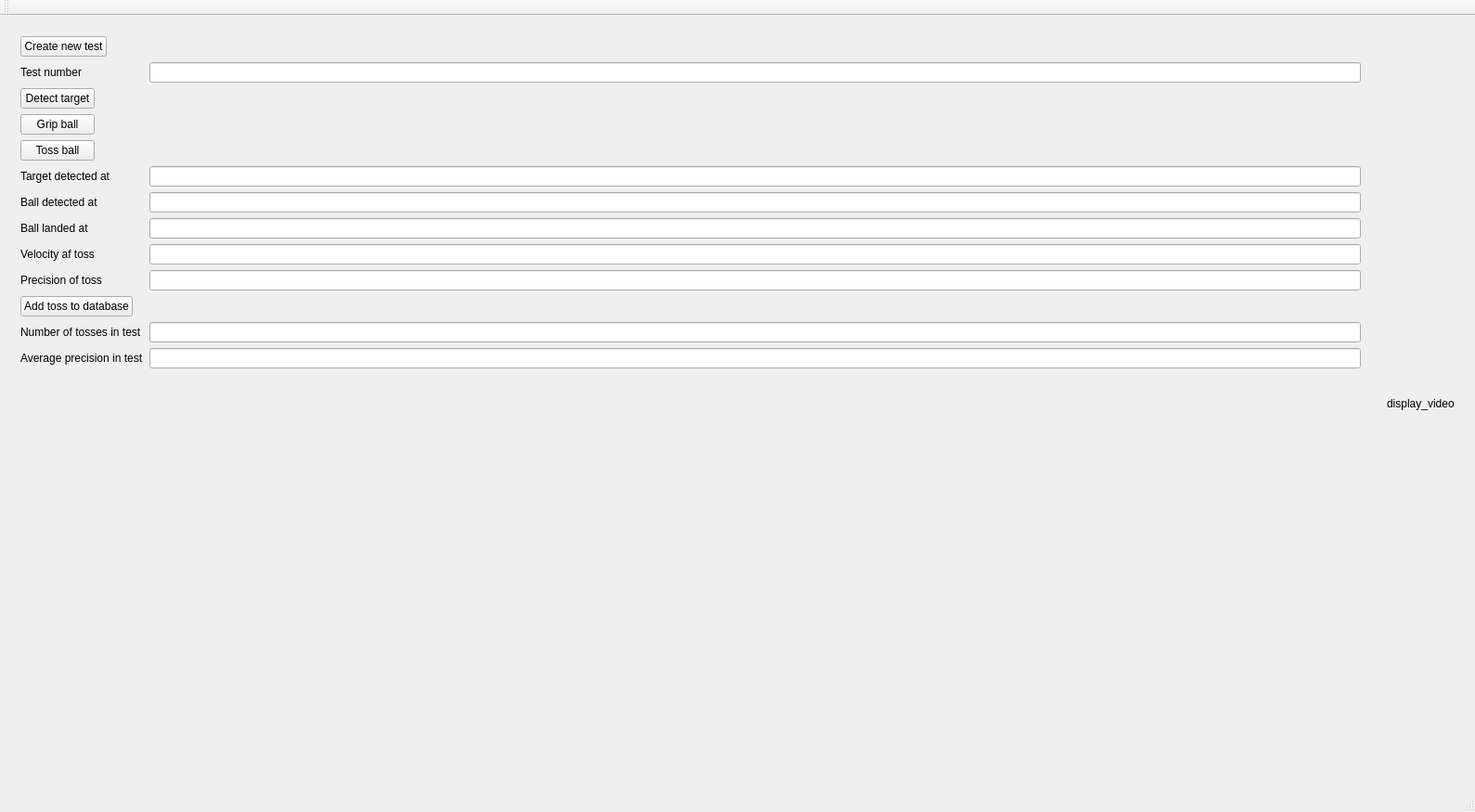
<?xml version="1.0" encoding="UTF-8"?>
<ui version="4.0">
 <class>MainWindow</class>
 <widget class="QMainWindow" name="MainWindow">
  <property name="geometry">
   <rect>
    <x>0</x>
    <y>0</y>
    <width>1589</width>
    <height>875</height>
   </rect>
  </property>
  <property name="windowTitle">
   <string>MainWindow</string>
  </property>
  <widget class="QWidget" name="centralWidget">
   <layout class="QHBoxLayout" name="horizontalLayout">
    <item>
     <widget class="QWidget" name="widget" native="true">
      <layout class="QFormLayout" name="formLayout">
       <item row="0" column="0">
        <widget class="QPushButton" name="pbCreateNewTest">
         <property name="text">
          <string>Create new test</string>
         </property>
        </widget>
       </item>
       <item row="1" column="0">
        <widget class="QLabel" name="label_7">
         <property name="text">
          <string>Test number</string>
         </property>
        </widget>
       </item>
       <item row="1" column="1">
        <widget class="QLineEdit" name="leTestNumber"/>
       </item>
       <item row="5" column="0">
        <widget class="QPushButton" name="pbGripBall">
         <property name="text">
          <string>Grip ball</string>
         </property>
        </widget>
       </item>
       <item row="11" column="0">
        <widget class="QLabel" name="label_6">
         <property name="text">
          <string>Target detected at</string>
         </property>
        </widget>
       </item>
       <item row="11" column="1">
        <widget class="QLineEdit" name="leTargetDetected"/>
       </item>
       <item row="12" column="0">
        <widget class="QLabel" name="label">
         <property name="text">
          <string>Ball detected at</string>
         </property>
        </widget>
       </item>
       <item row="13" column="0">
        <widget class="QLabel" name="label_2">
         <property name="text">
          <string>Ball landed at</string>
         </property>
        </widget>
       </item>
       <item row="14" column="0">
        <widget class="QLabel" name="label_3">
         <property name="text">
          <string>Velocity af toss</string>
         </property>
        </widget>
       </item>
       <item row="14" column="1">
        <widget class="QLineEdit" name="leVelocityToss"/>
       </item>
       <item row="15" column="0">
        <widget class="QLabel" name="label_8">
         <property name="text">
          <string>Precision of toss</string>
         </property>
        </widget>
       </item>
       <item row="15" column="1">
        <widget class="QLineEdit" name="leTossPrecision"/>
       </item>
       <item row="19" column="0">
        <widget class="QPushButton" name="pbAddToss">
         <property name="text">
          <string>Add toss to database</string>
         </property>
        </widget>
       </item>
       <item row="20" column="0">
        <widget class="QLabel" name="label_4">
         <property name="text">
          <string>Number of tosses in test</string>
         </property>
        </widget>
       </item>
       <item row="20" column="1">
        <widget class="QLineEdit" name="leNumberOfTosses"/>
       </item>
       <item row="21" column="0">
        <widget class="QLabel" name="label_5">
         <property name="text">
          <string>Average precision in test</string>
         </property>
        </widget>
       </item>
       <item row="21" column="1">
        <widget class="QLineEdit" name="lePrecision"/>
       </item>
       <item row="12" column="1">
        <widget class="QLineEdit" name="leBallDeteced">
         <property name="text">
          <string/>
         </property>
        </widget>
       </item>
       <item row="13" column="1">
        <widget class="QLineEdit" name="leBallLanded"/>
       </item>
       <item row="4" column="0">
        <widget class="QPushButton" name="pbDetectTarget">
         <property name="text">
          <string>Detect target</string>
         </property>
        </widget>
       </item>
       <item row="6" column="0">
        <widget class="QPushButton" name="pbTossBall">
         <property name="text">
          <string>Toss ball</string>
         </property>
        </widget>
       </item>
      </layout>
     </widget>
    </item>
    <item>
     <widget class="QWidget" name="widget_2" native="true">
      <layout class="QVBoxLayout" name="verticalLayout_2">
       <item>
        <widget class="QLabel" name="display_video">
         <property name="text">
          <string>display_video</string>
         </property>
        </widget>
       </item>
      </layout>
     </widget>
    </item>
   </layout>
  </widget>
  <widget class="QMenuBar" name="menuBar">
   <property name="geometry">
    <rect>
     <x>0</x>
     <y>0</y>
     <width>1589</width>
     <height>22</height>
    </rect>
   </property>
  </widget>
  <widget class="QToolBar" name="mainToolBar">
   <attribute name="toolBarArea">
    <enum>TopToolBarArea</enum>
   </attribute>
   <attribute name="toolBarBreak">
    <bool>false</bool>
   </attribute>
  </widget>
  <widget class="QStatusBar" name="statusBar"/>
 </widget>
 <layoutdefault spacing="6" margin="11"/>
 <resources/>
 <connections/>
</ui>
